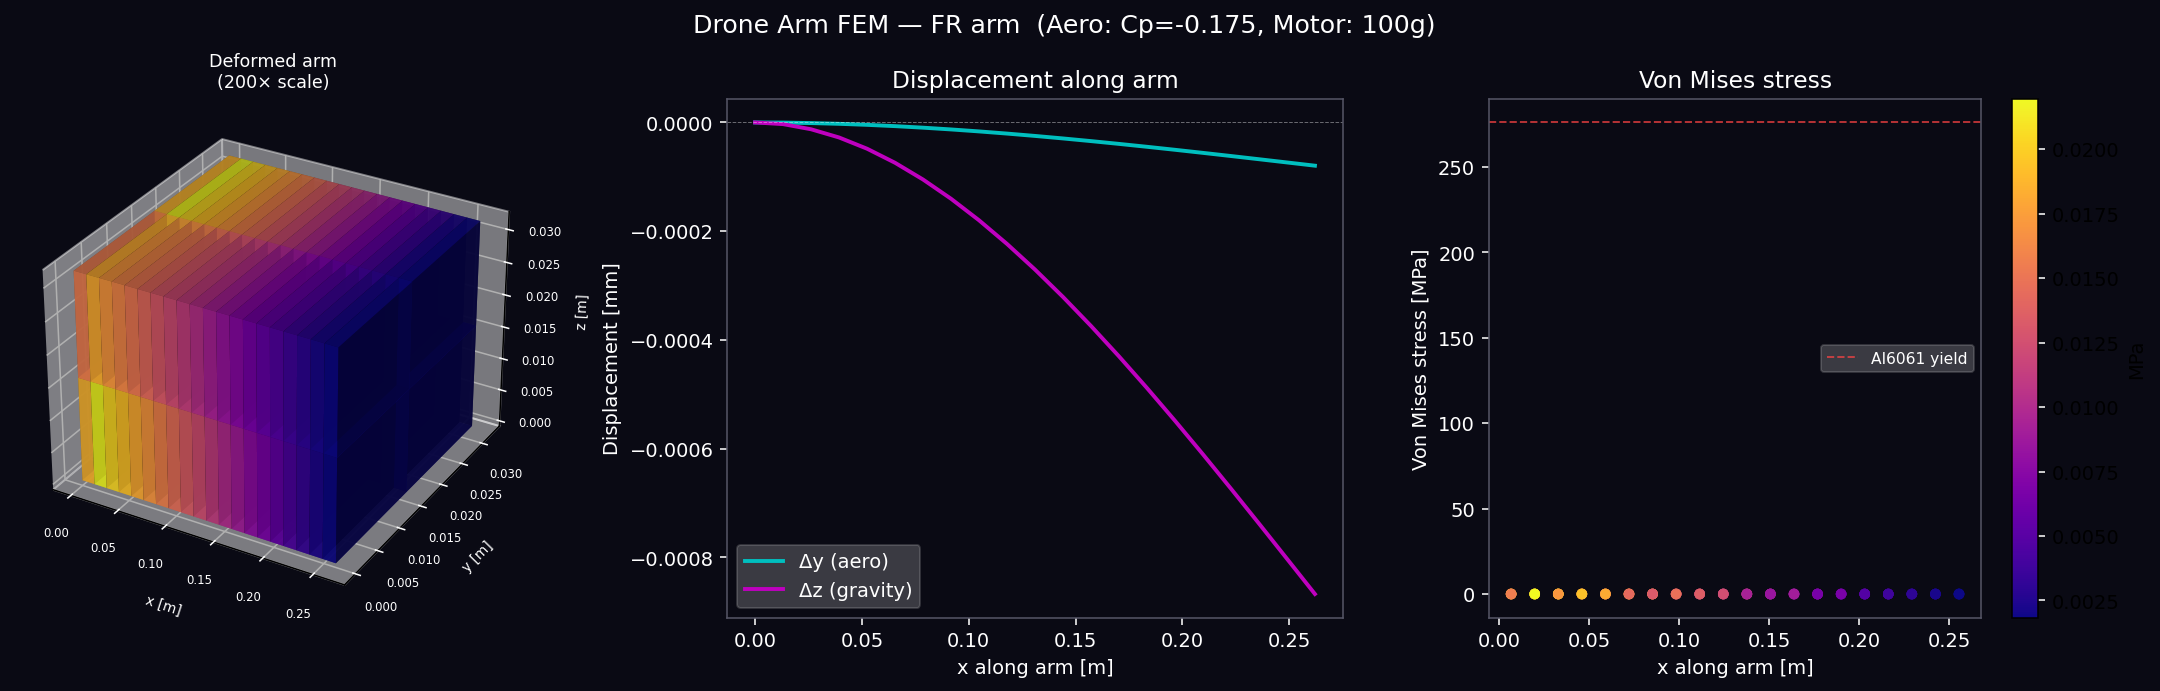

This chart was generated by the following Python code:
"""
Drone arm structural analysis — jax-fem-js math ported to Python.

Pipeline:
  drone_arm_loads.json  (Cp from JAXFLUIDS CFD)
      ↓  scale to physical units
  HEX8 FEM cantilever beam (one arm, 20×2×2 elements)
      ↓  assemble K, apply BCs + aero loads + motor weight
  Sparse CG solve → u (nodal displacements)
      ↓
  Von Mises stress at each element centroid
      ↓
  3-panel figure + drone_arm_fem_result.json  (for Three.js)
"""

import numpy as np
from scipy.sparse import lil_matrix, csr_matrix
from scipy.sparse.linalg import spsolve
import json, matplotlib
matplotlib.use("Agg")
import matplotlib.pyplot as plt
from mpl_toolkits.mplot3d import Axes3D

# ── 1. Load CFD arm pressures ────────────────────────────────────────────────
with open("/home/kaiser/projects/gi/drone_flow/drone_arm_loads.json") as f:
    cfd = json.load(f)

# Physical scaling: nondim CFD → real aero loads
# Drone forward speed 10 m/s, sea-level air
rho_air = 1.225          # kg/m³
U_inf   = 10.0           # m/s
q_phys  = 0.5 * rho_air * U_inf**2   # 61.25 Pa  (physical dynamic pressure)

# Map nondim Cp → physical pressure on arm root
arm_Cp = cfd["arm_Cp"]    # {"FL": -0.077, "FR": -0.175, "RL": ..., "RR": ...}

# ── 2. Arm geometry (from drone.py) ─────────────────────────────────────────
# Each arm: tube, ARM_R=16mm, runs 45° from body edge to motor mount
# Modeled as solid rectangular beam (conservative, same area ≈ same bending stiffness)
ARM_D      = 0.032   # m  (arm outer diameter, 2×ARM_R)
ARM_LENGTH = 0.262   # m  (body-edge to motor, along diagonal)
MOTOR_MASS = 0.100   # kg (motor + ESC typical)
g          = 9.81    # m/s²

# HEX8 mesh dimensions
Nx, Ny, Nz = 20, 2, 2      # elements
Lx, Ly, Lz = ARM_LENGTH, ARM_D, ARM_D  # m

# ── 3. Mesh generator (mirrors jax-fem-js mesh.js) ──────────────────────────
def box_mesh(Nx, Ny, Nz, Lx, Ly, Lz):
    nx, ny, nz = Nx+1, Ny+1, Nz+1
    xs = np.linspace(0, Lx, nx)
    ys = np.linspace(0, Ly, ny)
    zs = np.linspace(0, Lz, nz)
    pts = []
    for k in range(nz):
        for j in range(ny):
            for i in range(nx):
                pts.append([xs[i], ys[j], zs[k]])
    pts = np.array(pts)
    def nid(i,j,k): return k*ny*nx + j*nx + i
    cells = []
    for k in range(Nz):
        for j in range(Ny):
            for i in range(Nx):
                cells.append([nid(i,j,k), nid(i+1,j,k), nid(i+1,j+1,k), nid(i,j+1,k),
                               nid(i,j,k+1), nid(i+1,j,k+1), nid(i+1,j+1,k+1), nid(i,j+1,k+1)])
    return pts, np.array(cells)

pts, cells = box_mesh(Nx, Ny, Nz, Lx, Ly, Lz)
n_nodes  = len(pts)
n_elems  = len(cells)
n_dofs   = n_nodes * 3
print(f"Mesh: {n_nodes} nodes, {n_elems} elements, {n_dofs} DOFs")

# ── 4. Material (Aluminium alloy — conservative; CF tube would be stiffer) ──
E, nu_m = 70e9, 0.3
lam = E*nu_m / ((1+nu_m)*(1-2*nu_m))
mu  = E / (2*(1+nu_m))

C = np.zeros((6,6))
C[:3,:3] = lam
for i in range(3): C[i,i] += 2*mu
for i in range(3,6): C[i,i] = mu

# ── 5. HEX8 Gauss quadrature + shape functions (mirrors jax-fem-js basis.js) ─
_gp = 1/np.sqrt(3)
QPTS  = np.array([[s*_gp, t*_gp, u*_gp]
                   for s in [-1,1] for t in [-1,1] for u in [-1,1]])
QWTS  = np.ones(8)

_c = np.array([[-1,-1,-1],[1,-1,-1],[1,1,-1],[-1,1,-1],
               [-1,-1, 1],[1,-1, 1],[1,1, 1],[-1,1, 1]], dtype=float)

def shape_vals(xi, eta, zeta):
    return 0.125*(1+_c[:,0]*xi)*(1+_c[:,1]*eta)*(1+_c[:,2]*zeta)

def shape_grads_ref(xi, eta, zeta):
    dN = np.zeros((8,3))
    dN[:,0] = 0.125*_c[:,0]*(1+_c[:,1]*eta)*(1+_c[:,2]*zeta)
    dN[:,1] = 0.125*(1+_c[:,0]*xi)*_c[:,1]*(1+_c[:,2]*zeta)
    dN[:,2] = 0.125*(1+_c[:,0]*xi)*(1+_c[:,1]*eta)*_c[:,2]
    return dN

# ── 6. Assemble global stiffness K ──────────────────────────────────────────
K_sp = lil_matrix((n_dofs, n_dofs))

for el in cells:
    xe = pts[el]           # (8,3) node coords
    ke = np.zeros((24,24))
    for (xi,eta,zeta), w in zip(QPTS, QWTS):
        dN  = shape_grads_ref(xi, eta, zeta)  # (8,3) ref grads
        J   = xe.T @ dN                        # (3,3) Jacobian
        detJ = np.linalg.det(J)
        JxW  = abs(detJ) * w
        dNdx = dN @ np.linalg.inv(J)          # (8,3) physical grads
        # B matrix (6×24)
        B = np.zeros((6,24))
        for a in range(8):
            B[0,a*3+0] = dNdx[a,0]
            B[1,a*3+1] = dNdx[a,1]
            B[2,a*3+2] = dNdx[a,2]
            B[3,a*3+0] = dNdx[a,1]; B[3,a*3+1] = dNdx[a,0]
            B[4,a*3+1] = dNdx[a,2]; B[4,a*3+2] = dNdx[a,1]
            B[5,a*3+0] = dNdx[a,2]; B[5,a*3+2] = dNdx[a,0]
        ke += JxW * (B.T @ C @ B)
    # Scatter to global
    dofs = np.array([[n*3, n*3+1, n*3+2] for n in el]).flatten()
    for i,di in enumerate(dofs):
        for j,dj in enumerate(dofs):
            K_sp[di, dj] += ke[i, j]

K_sp = csr_matrix(K_sp)
f_vec = np.zeros(n_dofs)
print("K assembled")

# ── 7. Apply loads ───────────────────────────────────────────────────────────
# Use FR arm as the worst-case (highest Cp magnitude)
Cp_arm = arm_Cp["FR"]                 # -0.175
p_aero = Cp_arm * q_phys              # physical pressure [Pa]

# Distributed lateral (y) aero load on x-faces of arm
# Simple node lumping: total_force / n_tip_nodes
n_tip_nx = Ny+1   # nodes at x=Lx
arm_frontal_area = ARM_D * ARM_LENGTH  # m²
F_aero_total = p_aero * arm_frontal_area   # [N] (negative = suction, lateral)

# Tip nodes: x ≈ Lx (within tolerance)
tip_nodes = np.where(pts[:,0] > Lx - 1e-9)[0]
print(f"Tip nodes: {len(tip_nodes)}")

# Motor weight distributed over tip nodes (downward = -z)
F_motor = -MOTOR_MASS * g             # [N]
for n in tip_nodes:
    f_vec[n*3 + 2] += F_motor / len(tip_nodes)   # -z gravity
    f_vec[n*3 + 1] += F_aero_total / len(tip_nodes)  # lateral aero (y)

print(f"Motor load: {F_motor:.3f} N,  Aero load: {F_aero_total:.4f} N (Cp={Cp_arm:.3f})")

# ── 8. Apply Dirichlet BCs (fixed root: x=0, all DOFs = 0) ─────────────────
fixed_nodes = np.where(pts[:,0] < 1e-9)[0]
fixed_dofs  = np.array([[n*3, n*3+1, n*3+2] for n in fixed_nodes]).flatten()

K_mod = K_sp.tolil()
f_mod = f_vec.copy()
for d in fixed_dofs:
    K_mod[d,:] = 0; K_mod[:,d] = 0
    K_mod[d,d] = 1; f_mod[d]   = 0
K_mod = csr_matrix(K_mod)

# ── 9. Solve ─────────────────────────────────────────────────────────────────
import time
t0 = time.time()
u = spsolve(K_mod, f_mod)
print(f"Solved in {time.time()-t0:.2f}s")

u3 = u.reshape(-1, 3)
tip_disp = np.mean(u3[tip_nodes], axis=0)
max_disp  = np.max(np.linalg.norm(u3, axis=1))
print(f"Tip displacement:  Δy={tip_disp[1]*1000:.4f} mm,  Δz={tip_disp[2]*1000:.4f} mm")
print(f"Max displacement:  {max_disp*1000:.4f} mm")

# ── 10. Von Mises stress at element centroids ─────────────────────────────────
vmises = np.zeros(n_elems)
for ei, el in enumerate(cells):
    xe = pts[el]
    dN  = shape_grads_ref(0, 0, 0)     # centroid
    J   = xe.T @ dN
    dNdx = dN @ np.linalg.inv(J)
    B = np.zeros((6, 24))
    for a in range(8):
        B[0,a*3+0] = dNdx[a,0]; B[1,a*3+1] = dNdx[a,1]; B[2,a*3+2] = dNdx[a,2]
        B[3,a*3+0] = dNdx[a,1]; B[3,a*3+1] = dNdx[a,0]
        B[4,a*3+1] = dNdx[a,2]; B[4,a*3+2] = dNdx[a,1]
        B[5,a*3+0] = dNdx[a,2]; B[5,a*3+2] = dNdx[a,0]
    u_el = np.array([[u3[n,0],u3[n,1],u3[n,2]] for n in el]).flatten()
    eps  = B @ u_el
    sig  = C @ eps
    sx,sy,sz,txy,tyz,txz = sig
    vmises[ei] = np.sqrt(0.5*((sx-sy)**2+(sy-sz)**2+(sz-sx)**2+6*(txy**2+tyz**2+txz**2)))

print(f"Max von Mises stress: {vmises.max()/1e6:.4f} MPa")
print(f"Yield safety factor (Al 6061, σy=276 MPa): {276e6/vmises.max():.1f}×")

# ── 11. Visualise ─────────────────────────────────────────────────────────────
deformed = pts + u3 * 200   # scale 200× for visibility

fig = plt.figure(figsize=(16, 5), facecolor="#0a0a14")
fig.suptitle(f"Drone Arm FEM — FR arm  (Aero: Cp={Cp_arm:.3f}, Motor: {MOTOR_MASS*1000:.0f}g)",
             color="white", fontsize=13)

cmap = plt.cm.plasma
norm = plt.Normalize(vmises.min(), vmises.max())

# — Panel 1: 3D deformed arm + von Mises ─────────────────────────────────────
ax1 = fig.add_subplot(131, projection="3d", facecolor="#0a0a14")
for ei, el in enumerate(cells):
    d = deformed[el]
    faces = [[0,1,2,3],[4,5,6,7],[0,1,5,4],[2,3,7,6],[0,3,7,4],[1,2,6,5]]
    col = cmap(norm(vmises[ei]))
    for face in faces:
        xs = d[face, 0]; ys = d[face, 1]; zs = d[face, 2]
        verts = list(zip(xs, ys, zs))
        poly  = plt.Polygon(list(zip(xs[:2], ys[:2])), closed=True)  # placeholder
        ax1.plot_surface(np.array([[xs[0],xs[1]],[xs[3],xs[2]]]),
                         np.array([[ys[0],ys[1]],[ys[3],ys[2]]]),
                         np.array([[zs[0],zs[1]],[zs[3],zs[2]]]),
                         color=col, alpha=0.8, linewidth=0)
ax1.set_title("Deformed arm\n(200× scale)", color="white", fontsize=9)
ax1.tick_params(colors="white", labelsize=6)
ax1.set_xlabel("x [m]", color="white", fontsize=7)
ax1.set_ylabel("y [m]", color="white", fontsize=7)
ax1.set_zlabel("z [m]", color="white", fontsize=7)

# — Panel 2: Lateral (y) displacement along arm ──────────────────────────────
ax2 = fig.add_subplot(132, facecolor="#0a0a14")
# Sample nodes along centreline (y≈Ly/2, z≈Lz/2)
cx = np.round(pts[:,1], 5) == np.round(Ly/2 * Ny/(Ny+1), 5)  # fallback: all
centre_nodes = np.where((np.abs(pts[:,1]-Ly/2) < Ly/(2*Ny)) &
                         (np.abs(pts[:,2]-Lz/2) < Lz/(2*Nz)))[0]
if len(centre_nodes) == 0:
    centre_nodes = np.arange(n_nodes)
xpos = pts[centre_nodes, 0]
dy   = u3[centre_nodes, 1] * 1000   # mm
dz   = u3[centre_nodes, 2] * 1000

order = np.argsort(xpos)
ax2.plot(xpos[order], dy[order], "c-", lw=2, label="Δy (aero)")
ax2.plot(xpos[order], dz[order], "m-", lw=2, label="Δz (gravity)")
ax2.axhline(0, color="white", lw=0.5, ls="--", alpha=0.4)
ax2.set_xlabel("x along arm [m]", color="white")
ax2.set_ylabel("Displacement [mm]", color="white")
ax2.set_title("Displacement along arm", color="white")
ax2.legend(framealpha=0.2, labelcolor="white")
ax2.tick_params(colors="white")
[sp.set_color("#556") for sp in ax2.spines.values()]

# — Panel 3: Von Mises along arm ──────────────────────────────────────────────
ax3 = fig.add_subplot(133, facecolor="#0a0a14")
el_x = np.array([pts[el,0].mean() for el in cells])
order = np.argsort(el_x)
sc = ax3.scatter(el_x[order], vmises[order]/1e6,
                 c=vmises[order]/1e6, cmap="plasma", s=20)
ax3.set_xlabel("x along arm [m]", color="white")
ax3.set_ylabel("Von Mises stress [MPa]", color="white")
ax3.set_title("Von Mises stress", color="white")
ax3.axhline(276, color="#ff4444", lw=1, ls="--", alpha=0.7, label="Al6061 yield")
ax3.legend(framealpha=0.2, labelcolor="white", fontsize=8)
ax3.tick_params(colors="white")
[sp.set_color("#556") for sp in ax3.spines.values()]
plt.colorbar(sc, ax=ax3, label="MPa").ax.yaxis.set_tick_params(color="white")

plt.tight_layout()
out_fig = "/home/kaiser/projects/gi/drone_flow/drone_arm_fem.png"
plt.savefig(out_fig, dpi=140, bbox_inches="tight", facecolor="#0a0a14")
print(f"Saved: {out_fig}")

# ── 12. Export result JSON for Three.js overlay ──────────────────────────────
result = {
    "arm": "FR",
    "Cp": Cp_arm,
    "q_phys_Pa": float(q_phys),
    "F_aero_N": float(F_aero_total),
    "F_motor_N": float(F_motor),
    "tip_displacement_mm": {"y": float(tip_disp[1]*1000), "z": float(tip_disp[2]*1000)},
    "max_displacement_mm": float(max_disp * 1000),
    "max_vonMises_MPa": float(vmises.max() / 1e6),
    "yield_safety_factor": float(276e6 / vmises.max()),
    "nodes": pts.tolist(),
    "displacements_mm": (u3 * 1000).tolist(),
    "element_vonMises_MPa": (vmises / 1e6).tolist(),
}
out_json = "/home/kaiser/projects/gi/drone_flow/drone_arm_fem_result.json"
with open(out_json, "w") as fp:
    json.dump(result, fp, indent=2)
print(f"Saved: {out_json}")
print(f"\n{'='*50}")
print(f"  Max tip deflection:   Δy={tip_disp[1]*1000:.4f} mm  Δz={tip_disp[2]*1000:.4f} mm")
print(f"  Max von Mises:        {vmises.max()/1e6:.4f} MPa")
print(f"  Al6061 yield (276MPa) safety factor: {276e6/vmises.max():.1f}×")
print(f"  Arm stiffness (F/δ):  {abs(F_motor)/max(abs(tip_disp[2]),1e-12):.1f} N/m")
print(f"{'='*50}")
